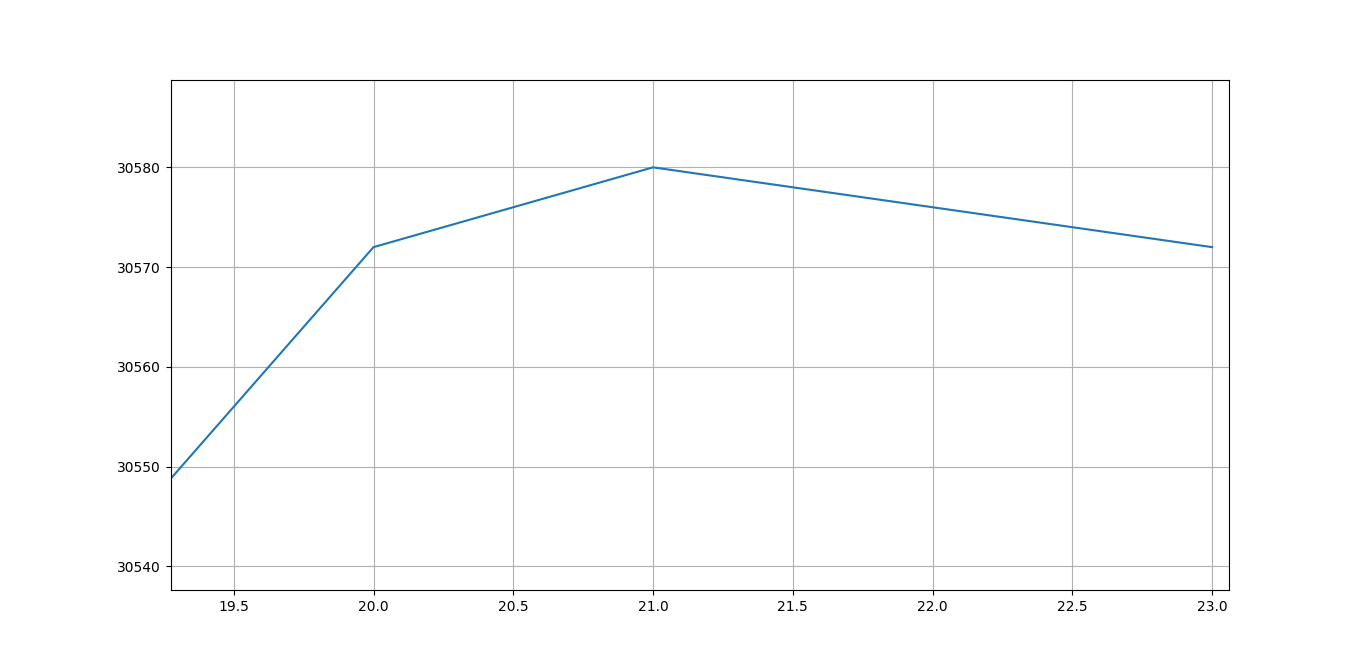

Write Python code to recreate this figure.
#!/usr/bin/env python3
# coding:utf-8
import matplotlib.pyplot as plt


# exercice 59 page 260
def p(k):  # this is a mathematical funct
    return 2*k**3 - 132*k**2 + 2898*k + 9412


def max_():  # calculates the max of p(k) with k in [0, 23].
    #          Returns a tuple : (n, y) where y is the maximum of p(k) and n the k value where this maximum is reached.
    #          You can verify this with the MatPlotLib window that opens after this code executes and with the 01-12.png
    #          file.
    n = 0
    m = 0
    for k in range(0, 24):
        if m < p(k):
            m = p(k)
            n = k
    return n, m


print(max_())

Xlist = plt.np.arange(0, 24, 1)
Ylist = [p(x) for x in Xlist]
plt.plot(Xlist, Ylist)
plt.grid()
plt.show()
